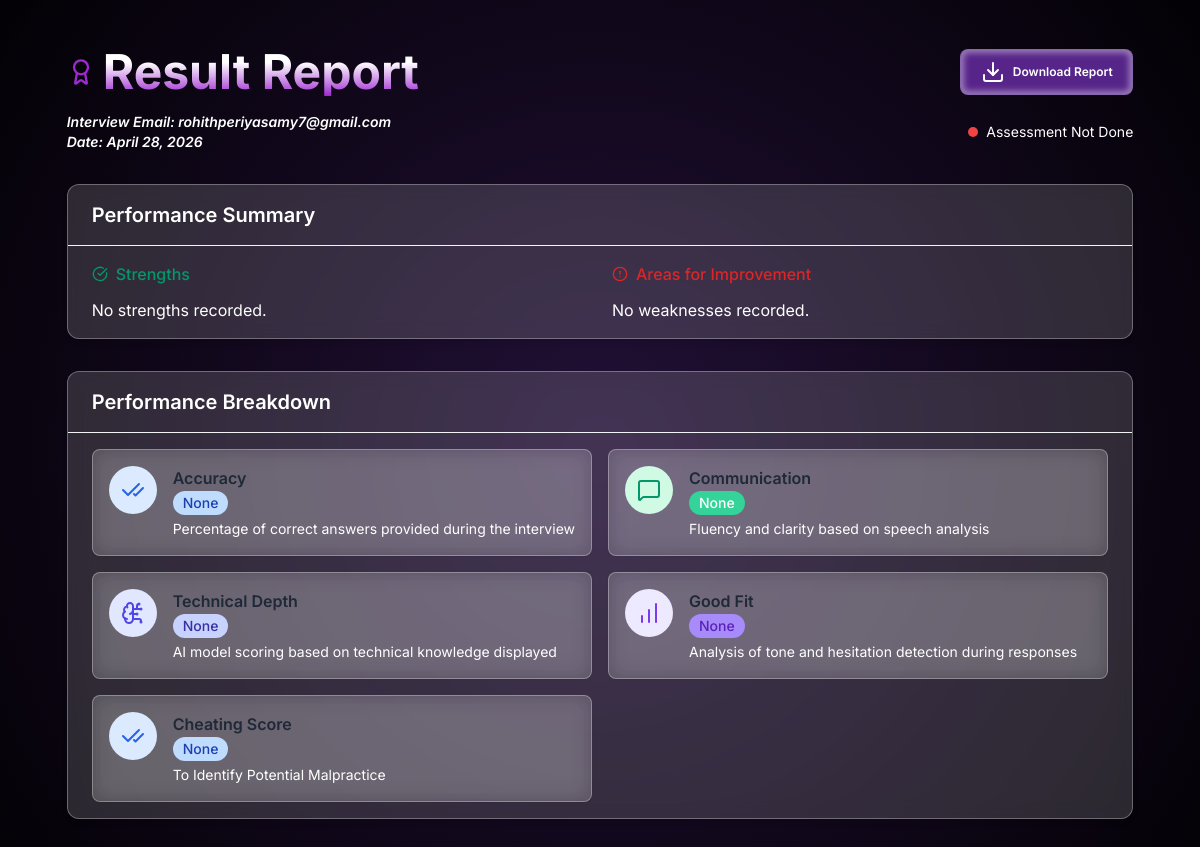
Screenshot of /hr/result-report/68/ with the database file from the repository.
### Hr/models.py (models this page shows, shortened)
class interviewSchedule(models.Model):
    name          = models.CharField(max_length=200)
    email         = models.CharField(max_length=200)
    jobRole       = models.CharField(max_length=200)
    experience    = models.CharField(max_length=200)
    resume        = models.TextField()
    Assigned_hr   = models.TextField(blank=True, null=True)
    strengths       = models.TextField(blank=True, null=True)
    weaknesses      = models.TextField(blank=True, null=True)
    accuracy        = models.CharField(max_length=10, blank=True, null=True)
    communication   = models.CharField(max_length=10, blank=True, null=True)
    technical_depth = models.CharField(max_length=10, blank=True, null=True)
    good_fit        = models.CharField(max_length=5,  blank=True, null=True)
    evaluation_complete = models.BooleanField(default=False)
    interviewDate = models.DateField()
    interviewTime = models.TimeField()
    token         = models.CharField(max_length=200, unique=True)
    createdAt     = models.DateTimeField(auto_now_add=True)
    cheatingScore = models.CharField(max_length=20, blank=True, null=True)
    iot_violations = models.TextField(blank=True, null=True,
                                      help_text="JSON list of IoT violation events from Raspberry Pi camera")

### Hr/views.py (the view)
# urls.py: path('result-report/<int:id>/', views.Result_report, name='ResultReport'),
def Result_report(request, id):
    c = get_object_or_404(interviewSchedule, id=id)
    iot_violations = []
    if c.iot_violations:
        try:
            iot_violations = json.loads(c.iot_violations)
        except Exception:
            iot_violations = []
    context = {
        'name':                c.name,
        'email':               c.email,
        'jobRole':             c.jobRole,
        'experience':          c.experience,
        'resume':              c.resume,
        'strengths':           [s.strip() for s in (c.strengths or '').split('\n') if s.strip()],
        'weaknesses':          [w.strip() for w in (c.weaknesses or '').split('\n') if w.strip()],
        'accuracy':            c.accuracy,
        'communication':       c.communication,
        'technical_depth':     c.technical_depth,
        'good_fit':            c.good_fit,
        'evaluation_complete': c.evaluation_complete,
        'cheatingScore':       c.cheatingScore,
        'iot_violations':      iot_violations,
        'interviewDate':       c.interviewDate,
        'interviewTime':       c.interviewTime,
        'createdAt':           c.createdAt,
    }
    return render(request, 'ResultReport.html', context)

### Templates/ResultReport.html (shortened to what this page needs)
<!DOCTYPE html>
<html lang="en" class="bg-gray-50">
  <head>
    <link
      href="https://cdn.jsdelivr.net/npm/tailwindcss@2.2.19/dist/tailwind.min.css"
      rel="stylesheet"
    />
  </head>
  <body class="min-h-screen">
    <div class="max-w-7xl mx-auto px-4 sm:px-6 lg:px-8 py-12 animate-fade-in">
      <div class="mb-8">
        <div class="flex items-center justify-between mb-4">
          <div class="flex items-center space-x-2">
            <i data-lucide="award" class="txt-custom w-7 h-7"></i>
            <h1 class="text-5xl font-bold h-txt">Result Report</h1>
          </div>
          <button class="btn text-xs" onclick="downloadPDF()">
            <i data-lucide="download" class="d-i w-6 h-6 mr-2"></i>
            Download Report
          </button>
        </div>
        <div class="flex items-center justify-between text-sm">
          <div class="flex items-center space-x-4">
            <div class="i-d flex flex-col font-semibold italic">
              <span>Interview Email: {{email}}</span>
              <span>Date: {{interviewDate}}</span>
            </div>
          </div>
          <div class="flex items-center">
            <span class="asmnt inline-flex items-center">
              {% if evaluation_complete %}
               <span class="h-2.5 w-2.5 rounded-full bg-green-500 mr-2"></span>
                Assessment Complete
              {%else%}
                <span class="h-2.5 w-2.5 rounded-full bg-red-500 mr-2"></span>
                Assessment Not Done
              {%endif%}
            </span>
          </div>
        </div>
      </div>
      <div
        class="glass rounded-xl shadow-md mb-8 overflow-hidden animate-fade-in"
      >
        <div class="px-6 py-4 border-b border-gray-100">
          <h2 class="text-xl font-semibold">Performance Summary</h2>
        </div>
        <div class="px-6 py-4">
          <div class="grid grid-cols-1 md:grid-cols-2 gap-6">
            <div>
              <h3 class="flex items-center text-green-600 font-medium mb-3">
                <i data-lucide="check-circle" class="w-4 h-4 mr-2"></i>Strengths
              </h3>
              <ul class="space-y-2">
                {% for strength in strengths %}
                <li class="flex items-start">
                  <span class="inline-block w-1.5 h-1.5 rounded-full bg-green-500 mt-2 mr-2"></span>
                  <span>{{ strength }}</span>
                </li>
                {% empty %}
                 <li>No strengths recorded.</li>
                {% endfor %}
              </ul>
            </div>
            <div>
              <h3 class="flex items-center text-red-600 font-medium mb-3">
                <i data-lucide="alert-circle" class="w-4 h-4 mr-2"></i>Areas for
                Improvement
              </h3>
              <ul class="space-y-2">
                {% for weakness in weaknesses %}
                <li class="flex items-start">
                  <span class="inline-block w-1.5 h-1.5 rounded-full bg-red-600 mt-2 mr-2"></span>
                  <span>{{ weakness }}</span>
                </li>
                {% empty %}
                <li>No weaknesses recorded.</li>
                {% endfor %}
              </ul>
            </div>
          </div>
        </div>
      </div>
      <div
        class="glass rounded-xl shadow-md overflow-hidden animate-fade-in mb-8"
      >
        <div class="px-6 py-4 border-b border-gray-100">
          <h2 class="text-xl font-semibold">Performance Breakdown</h2>
        </div>
        <div class="px-6 py-4 grid grid-cols-1 md:grid-cols-2 gap-4">
          <div
            class="metric-card flex items-start space-x-4 p-4 rounded-lg glass shadow-sm border border-gray-100 hover:shadow-md transition-shadow duration-300"
          >
            <div class="p-3 rounded-full bg-blue-100 text-blue-600">
              <i data-lucide="check-check"></i>
            </div>
            <div class="flex-1">
              <div class="flex items-center justify-between flex-wrap">
                <h3 class="font-semibold text-gray-800 break-words max-w-[70%]">
                  Accuracy
                </h3>
              </div>
              <span
                class="inline-flex items-center rounded-full font-medium bg-blue-200 text-blue-800 text-sm px-2.5 py-0.5"
                >{{ accuracy }}</span
              >
              <p class="mt-1 text-sm">
                Percentage of correct answers provided during the interview
              </p>
            </div>
          </div>
          <div
            class="metric-card flex items-start space-x-4 p-4 rounded-lg glass shadow-sm border border-gray-100 hover:shadow-md transition-shadow duration-300"
          >
            <div class="p-3 rounded-full bg-green-100 text-green-600">
              <i data-lucide="message-square"></i>
            </div>
            <div class="flex-1 overflow-hidden">
              <div class="flex items-center justify-between flex-wrap">
                <h3 class="font-semibold text-gray-800 break-words max-w-[70%]">
                  Communication
                </h3>
              </div>
              <span
                class="inline-flex items-center rounded-full font-medium bg-green-400 text-emerald-800 text-sm px-2.5 py-0.5 truncate"
              >
                 {{ communication }}
              </span>
              <p class="mt-1 text-sm break-words">
                Fluency and clarity based on speech analysis
              </p>
            </div>
          </div>
          <div
            class="metric-card flex items-start space-x-4 p-4 rounded-lg glass shadow-sm border border-gray-100 hover:shadow-md transition-shadow duration-300"
          >
            <div class="p-3 rounded-full bg-indigo-100 text-indigo-600">
              <i data-lucide="brain-circuit"></i>
            </div>
            <div class="flex-1 overflow-hidden">
              <div class="flex items-center justify-between flex-wrap">
                <h3 class="font-semibold text-gray-800 break-words max-w-[70%]">
                  Technical Depth
                </h3>
              </div>
              <span
                class="inline-flex items-center rounded-full font-medium bg-indigo-200 text-indigo-800 text-sm px-2.5 py-0.5"
                >{{ technical_depth }}</span
              >
              <p class="mt-1 text-sm">
                AI model scoring based on technical knowledge displayed
              </p>
            </div>
          </div>
          <div
            class="metric-card flex items-start space-x-4 p-4 rounded-lg glass shadow-sm border border-gray-100 hover:shadow-md transition-shadow duration-300"
          >
            <div class="p-3 rounded-full bg-purple-100 text-purple-600">
              <i data-lucide="bar-chart"></i>
            </div>
            <div class="flex-1 overflow-hidden">
              <div class="flex items-center justify-between flex-wrap">
                <h3 class="font-semibold text-gray-800 break-words max-w-[70%]">
                  Good Fit
                </h3>
              </div>
              <span
                class="inline-flex items-center rounded-full font-medium bg-purple-400 text-purple-800 text-sm px-2.5 py-0.5"
                >{{good_fit}}</span
              >
              <p class="mt-1 text-sm">
                Analysis of tone and hesitation detection during responses
              </p>
            </div>
          </div>
           <div
            class="metric-card flex items-start space-x-4 p-4 rounded-lg glass shadow-sm border border-gray-100 hover:shadow-md transition-shadow duration-300"
          >
            <div class="p-3 rounded-full bg-blue-100 text-blue-600">
              <i data-lucide="check-check"></i>
            </div>
            <div class="flex-1">
              <div class="flex items-center justify-between flex-wrap">
                <h3 class="font-semibold text-gray-800 break-words max-w-[70%]">
                  Cheating Score
                </h3>
              </div>
              <span
                class="inline-flex items-center rounded-full font-medium bg-blue-200 text-blue-800 text-sm px-2.5 py-0.5"
                >{{ cheatingScore }}</span
              >
              <p class="mt-1 text-sm">
                To Identify Potential Malpractice
              </p>
            </div>
          </div>
        </div>
      </div>
    </div>
  </body>
</html>

### Templates/ResultReport.html (style rules this page uses)
body { background: radial-gradient(circle, rgb(34, 16, 55), rgb(3, 1, 5)); display: flex; justify-content: center; align-items: center; margin: 0; overflow: auto; font-family: "Inter", serif; color: #fff; }
.h-txt { background: linear-gradient(180deg, #fff 30.17%, #9e29d0 100%); background-clip: text; -webkit-background-clip: text; -webkit-text-fill-color: transparent; }
.btn { font-weight: 600; cursor: pointer; color: #fff; display: flex; width: 10.8125rem; height: 2.875rem; padding: 0.125rem 0.9375rem; justify-content: center; align-items: center; border-radius: 0.5rem; border: 1px solid rgba(255, 255, 255, 0.297); background: rgba(98, 42, 154, 0.887); box-shadow: 0px 0px 6px 3px rgba(255, 255, 255, 0.406) inset; backdrop-filter: blur(14px); }
.txt-custom { color: #9e29d0; }
.glass { background: rgba(255, 255, 255, 0.15); border: 1px solid rgba(255, 255, 255, 0.3); backdrop-filter: blur(10px); -webkit-backdrop-filter: blur(10px); transition: all 0.3s ease-in-out; }
.metric-card { transition: all 0.3s ease-in-out; }

### rows the page displays
interviewSchedule: email "rohithperiyasamy7@gmail.com", interviewDate "April 28, 2026"

### other values shown
{{ accuracy }} "None"
{{ communication }} "None"
{{ technical_depth }} "None"
{{ good_fit }} "None"
{{ cheatingScore }} "None"
